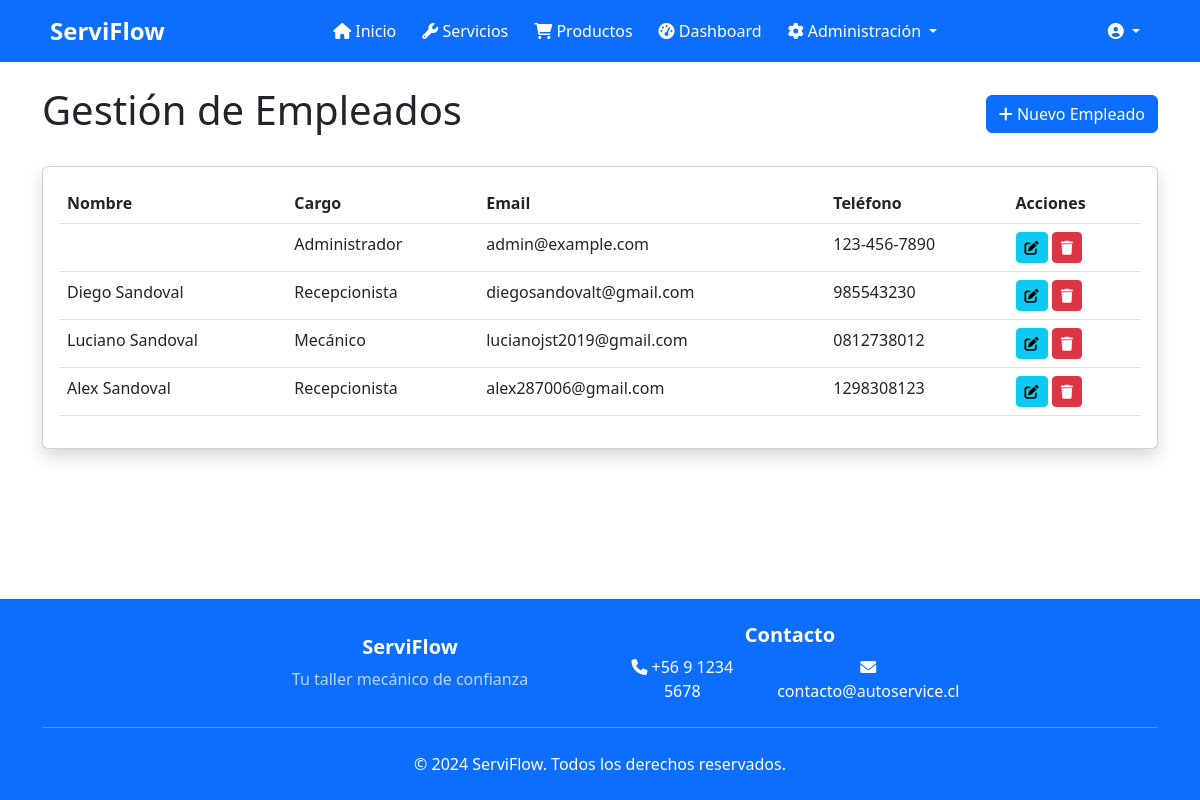
Page /management/employees/ (signed in) on the committed database.
### workshop/models.py (models this page shows, shortened)
class UserProfile(models.Model):
    user = models.OneToOneField(User, on_delete=models.CASCADE)
    role = models.CharField(max_length=20, choices=[
        ('client', 'Cliente'),
        ('mechanic', 'Mecánico'),
        ('receptionist', 'Recepcionista'),
        ('admin', 'Administrador'),
    ])
    phone = models.CharField(max_length=15, blank=True)
    class Meta:
        verbose_name = 'Perfil de Usuario'
        verbose_name_plural = 'Perfiles de Usuario'

### workshop/views/employee_views.py (the view)
# urls.py: path('management/employees/', employee_list, name='employee_list'),
@login_required
@user_passes_test(is_admin)
def employee_list(request):
    employees = UserProfile.objects.exclude(role='client')
    return render(request, 'workshop/admin/employee_list.html', {'employees': employees})

### workshop/views/employee_views.py (called while the page is built)
def is_admin(user):
    return user.is_superuser or (hasattr(user, 'userprofile') and user.userprofile.role == 'admin')

### templates/workshop/admin/employee_list.html (shortened to what this page needs)
{% extends 'base.html' %}
{% load widget_tweaks %}
{% block content %}
<div class="container py-4">
    <div class="d-flex justify-content-between align-items-center mb-4">
        <h1>Gestión de Empleados</h1>
        <a href="{% url 'employee_add' %}" class="btn btn-primary">
            <i class="fas fa-plus"></i> Nuevo Empleado
        </a>
    </div>
    <div class="card shadow">
        <div class="card-body">
            <div class="table-responsive">
                <table class="table table-hover">
                    <thead>
                        <tr>
                            <th>Nombre</th>
                            <th>Cargo</th>
                            <th>Email</th>
                            <th>Teléfono</th>
                            <th>Acciones</th>
                        </tr>
                    </thead>
                    <tbody>
                        {% for employee in employees %}
                            <tr>
                                <td>{{ employee.user.get_full_name }}</td>
                                <td>{{ employee.get_role_display }}</td>
                                <td>{{ employee.user.email }}</td>
                                <td>{{ employee.phone }}</td>
                                <td>
                                    <a href="{% url 'employee_edit' employee.id %}" class="btn btn-sm btn-info">
                                        <i class="fas fa-edit"></i>
                                    </a>
                                    <a href="{% url 'employee_delete' employee.id %}" class="btn btn-sm btn-danger">
                                        <i class="fas fa-trash"></i>
                                    </a>
                                </td>
                            </tr>
                        {% empty %}
                            <tr>
                                <td colspan="5" class="text-center">No hay empleados registrados.</td>
                            </tr>
                        {% endfor %}
                    </tbody>
                </table>
            </div>
        </div>
    </div>
</div>
{% endblock %}

### templates/base.html (style rules this page uses)
body { display: flex; flex-direction: column; min-height: 100vh; margin: 0; }

### rows in the picture
UserProfile: role "Administrador", user.email "admin@example.com", phone "123-456-7890"
UserProfile: user.get_full_name "Diego Sandoval", role "Recepcionista", user.email "diegosandovalt@gmail.com", phone "985543230"
UserProfile: user.get_full_name "Luciano Sandoval", role "Mecánico", user.email "lucianojst2019@gmail.com", phone "0812738012"
UserProfile: user.get_full_name "Alex Sandoval", role "Recepcionista", user.email "alex287006@gmail.com", phone "1298308123"
